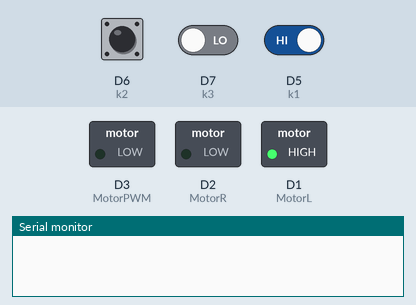
A sketch run on a simulated ESP8266 (NodeMCU). Parts: switched loads named in the sketch (green lamp = pin HIGH), the last lines printed to the serial monitor. Dashed ring = blinking. Inputs (shaded band) come from the test bench; at power-on: D6 (k2) LOW, D7 (k3) LOW, D5 (k1) HIGH.

Above: at 1.2 s.
1.3 s: D6 (k2) driven HIGH
At 2.5 s:
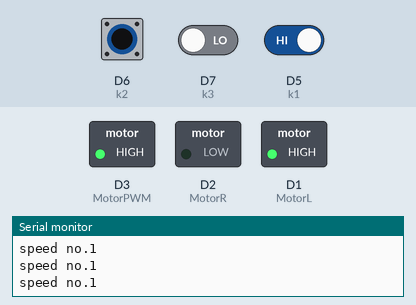
2.8 s: D7 (k3) driven HIGH
At 3.1 s:
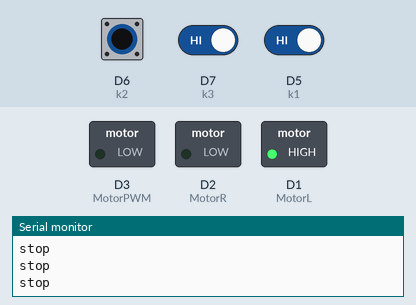
4.7 s: D5 (k1) driven LOW
At 5.8 s:
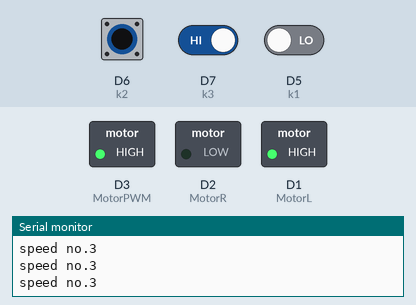
7.7 s: D5 (k1) driven HIGH
At 8.2 s:
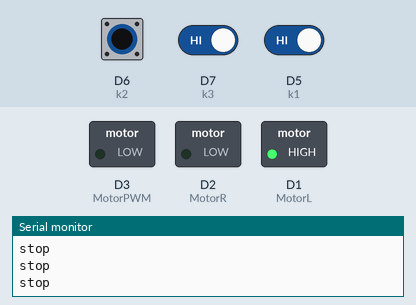
9.2 s: D6 (k2) driven LOW
At 10.4 s:
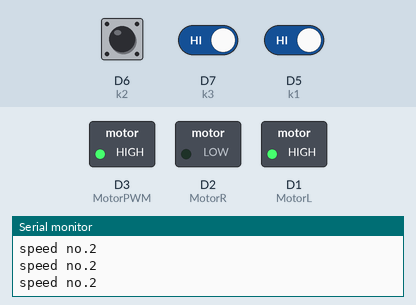
10.7 s: D6 (k2) pulsed HIGH 2 times (0.12 s each, 0.3 s apart)
At 10.91 s:
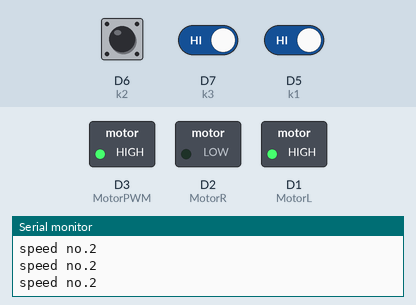
Timing chart, 0 to 13.7 s (numbered marks = the images above; inputs shaded):
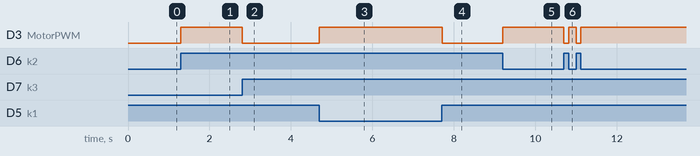

The sketch:

sketch_sep05b_sw_mor.ino
```cpp
int MotorL = D1;
int MotorR = D2;
int MotorPWM = D3;
int k1 = D5;
int k2 = D6;
int k3 = D7;
void setup() {
  pinMode(MotorL,OUTPUT);
  pinMode(MotorR,OUTPUT);
  pinMode(MotorPWM,OUTPUT);
  pinMode(k1,INPUT);
  pinMode(k2,INPUT);
  pinMode(k3,INPUT);
  Serial.begin(9600);
}
void loop() {
  //สั่งให้มอเตอร์หมุนขวา
  digitalWrite(MotorL,1);
  digitalWrite(MotorR,0);
  k1=digitalRead(D5);
  k2=digitalRead(D6);
  k3=digitalRead(D7);
  if ((k1==0)&&(k2==1)&&(k3==1)){
    analogWrite(MotorPWM,1000);
    Serial.println("speed no.3");
    }
  if ((k1==1)&&(k2==0)&&(k3==1)){
    analogWrite(MotorPWM,600);
    Serial.println("speed no.2");
    }
  if ((k1==1)&&(k2==1)&&(k3==0)){
    analogWrite(MotorPWM,300);
    Serial.println("speed no.1");
    }
  if ((k1==1)&&(k2==1)&&(k3==1)){
    analogWrite(MotorPWM,0);
    Serial.println("stop");
    }
}
```

Measured:
- after the input at 1.3 s, D3 (MotorPWM): LOW → HIGH at once
- after the input at 2.8 s, D3 (MotorPWM): HIGH → LOW at once
- after the input at 4.7 s, D3 (MotorPWM): LOW → HIGH at once
- after the input at 7.7 s, D3 (MotorPWM): HIGH → LOW at once
- after the input at 9.2 s, D3 (MotorPWM): LOW → HIGH at once
- after the input at 10.7 s, D3 (MotorPWM): alternates HIGH for 0.19 s and LOW for 0.12 s, 4 changes in all, then stays HIGH, starting at once
